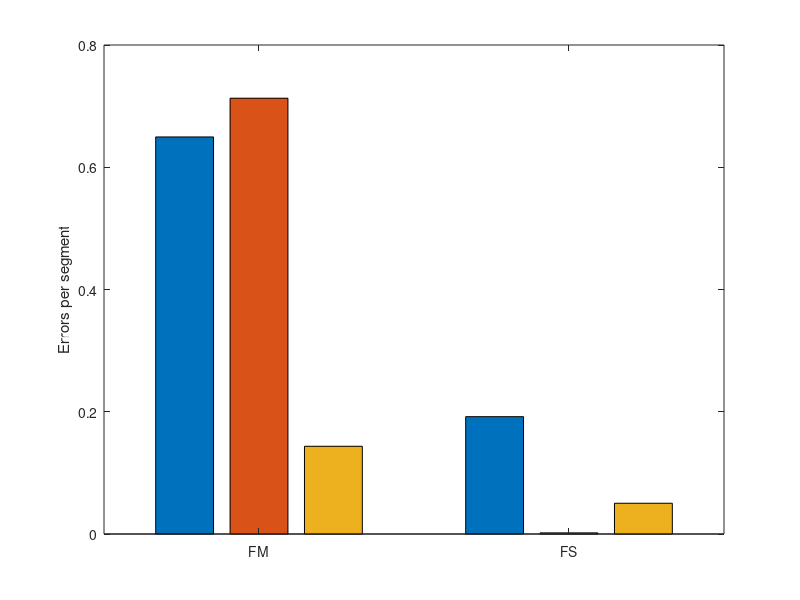
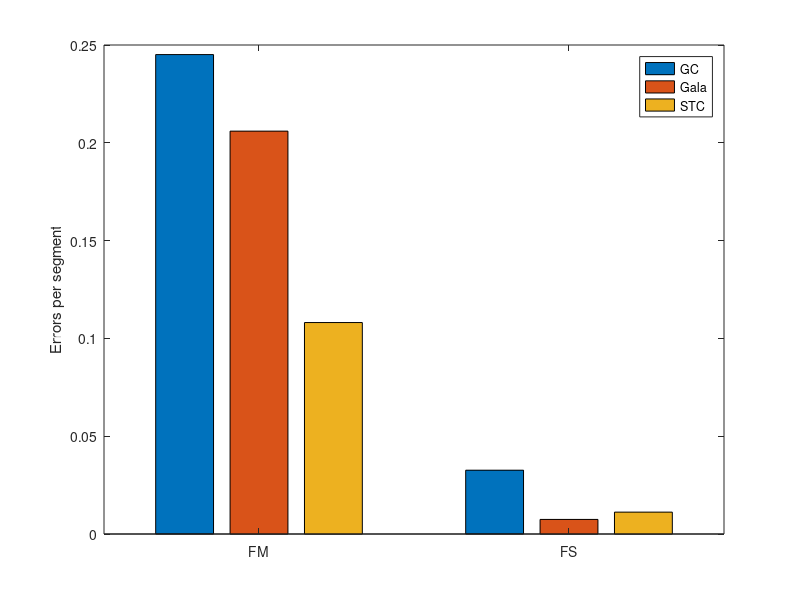
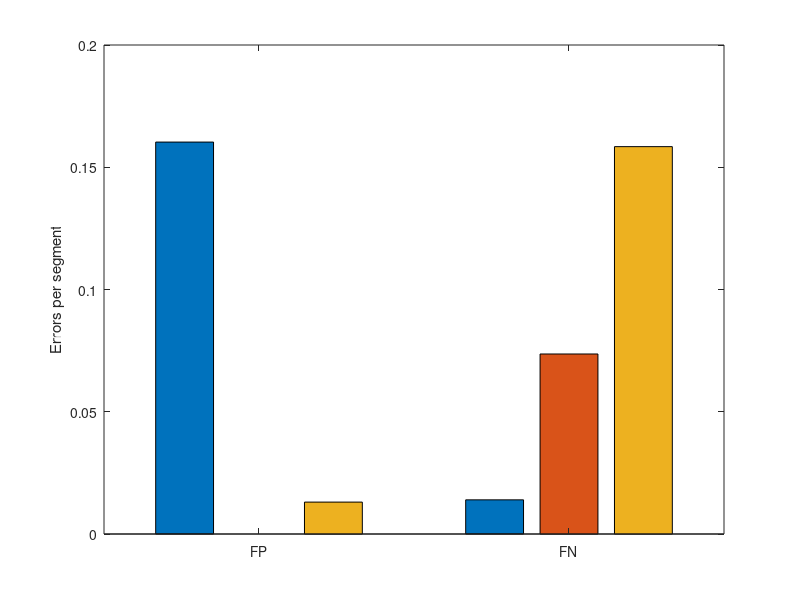
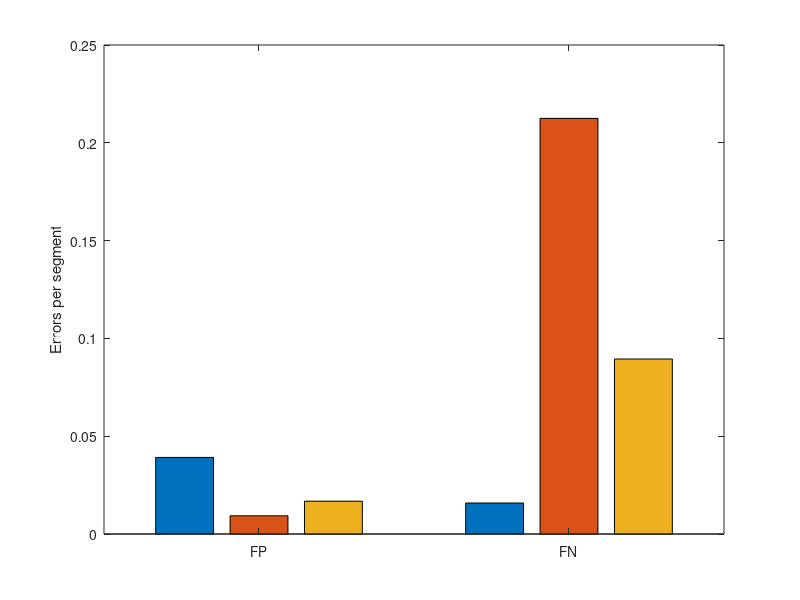

Recreate these plots in MATLAB, in order.
function barplot_ted()

% TED errors to plot : gc,gala,stc
% RFC
fp_rfc = [0.160298, 0 ,0.013048];
fn_rfc = [0.013979, 0.073625, 0.158434];
fs_rfc = [0.191985, 0.001864, 0.050326];
fm_rfc = [0.649581, 0.712954, 0.143523];
tot_rfc = [1.015843, 0.788444, 0.365331];

fp_cnn = [0.039143, 0.00932, 0.016775];
fn_cnn = [0.015843, 0.212488, 0.089469];
fs_cnn = [0.032619, 0.007456, 0.011184];
fm_cnn = [0.245107, 0.205965, 0.108108];
tot_cnn = [0.332712, 0.435228, 0.225536];

% y = [-log(fp);
%     -log(fn);
%     -log(fs);
%     -log(fm)];
%% FM and FS for RFC
y = [fm_rfc; fs_rfc];
figure(1);
p1 = bar(y);
% legend('GC','Gala','STC')
set(gca,'XTickLabel',{'FM' 'FS'})
ylabel('Errors per segment')

x0=10;
y0=10;
width=190;
height=150;
set(gcf,'units','points','position',[x0,y0,width,height])
% axisLimits = [xmin xmax ymin ymax];
axisLimits = [0.5 2.5 0 0.8];
axis(axisLimits);
% for the legend to be saved separately uncomment the following 2 lines
% along with the legend line above
% set(p1, 'visible', 'off')
% axis off
%% FM and FS for RFC
y = [fm_cnn; fs_cnn];
figure(2);
bar(y)
legend('GC','Gala','STC')
set(gca,'XTickLabel',{'FM' 'FS'})
ylabel('Errors per segment')

x0=10;
y0=10;
width=190;
height=150;
set(gcf,'units','points','position',[x0,y0,width,height])
% axisLimits = [xmin xmax ymin ymax];
axisLimits = [0.5 2.5 0 0.25];
axis(axisLimits);
%% FP and FN for RFC
y = [fp_rfc; fn_rfc];
figure(3);
bar(y)
% legend('GC','Gala','STC')
set(gca,'XTickLabel',{'FP' 'FN'})
ylabel('Errors per segment')

x0=10;
y0=10;
width=190;
height=150;
set(gcf,'units','points','position',[x0,y0,width,height])
% axisLimits = [xmin xmax ymin ymax];
axisLimits = [0.5 2.5 0 0.20];
axis(axisLimits);
%% FM and FS for CNN
y = [fp_cnn; fn_cnn];
figure(4);
bar(y)
% legend('GC','Gala','STC')
set(gca,'XTickLabel',{'FP' 'FN'})
ylabel('Errors per segment')

x0=10;
y0=10;
width=190;
height=150;
set(gcf,'units','points','position',[x0,y0,width,height])
% axisLimits = [xmin xmax ymin ymax];
axisLimits = [0.5 2.5 0 0.25];
axis(axisLimits);
%% TED tot RFC
figure(5)
y = [tot_rfc; tot_cnn];
bar(y)
set(gca,'XTickLabel',{'TED:RFC' 'TED:CNN'})
ylabel('Errors per segment')
legend('GC','Gala','STC')

x0=10;
y0=10;
width=190;
height=150;
set(gcf,'units','points','position',[x0,y0,width,height])
% axisLimits = [xmin xmax ymin ymax];
axisLimits = [0.5 2.5 0 1.2];
axis(axisLimits);
